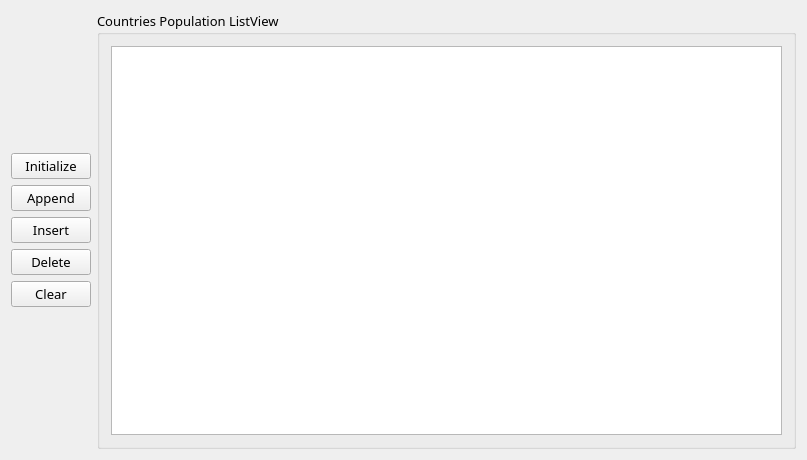
<?xml version="1.0" encoding="UTF-8"?>
<ui version="4.0">
 <class>QStingListModelDemo</class>
 <widget class="QWidget" name="QStingListModelDemo">
  <property name="geometry">
   <rect>
    <x>0</x>
    <y>0</y>
    <width>807</width>
    <height>460</height>
   </rect>
  </property>
  <property name="windowTitle">
   <string>QStingListModelDemo</string>
  </property>
  <layout class="QHBoxLayout" name="horizontalLayout_2">
   <item>
    <layout class="QVBoxLayout" name="verticalLayout_2">
     <item>
      <spacer name="verticalSpacer">
       <property name="orientation">
        <enum>Qt::Vertical</enum>
       </property>
       <property name="sizeHint" stdset="0">
        <size>
         <width>20</width>
         <height>40</height>
        </size>
       </property>
      </spacer>
     </item>
     <item>
      <layout class="QVBoxLayout" name="verticalLayout">
       <item>
        <widget class="QPushButton" name="btn_initialize">
         <property name="font">
          <font>
           <family>Microsoft JhengHei UI Light</family>
           <pointsize>10</pointsize>
          </font>
         </property>
         <property name="text">
          <string>Initialize</string>
         </property>
        </widget>
       </item>
       <item>
        <widget class="QPushButton" name="btn_append">
         <property name="font">
          <font>
           <family>Microsoft JhengHei UI Light</family>
           <pointsize>10</pointsize>
          </font>
         </property>
         <property name="text">
          <string>Append</string>
         </property>
        </widget>
       </item>
       <item>
        <widget class="QPushButton" name="btn_insert">
         <property name="font">
          <font>
           <family>Microsoft JhengHei UI Light</family>
           <pointsize>10</pointsize>
          </font>
         </property>
         <property name="text">
          <string>Insert</string>
         </property>
        </widget>
       </item>
       <item>
        <widget class="QPushButton" name="btn_delete">
         <property name="font">
          <font>
           <family>Microsoft JhengHei UI Light</family>
           <pointsize>10</pointsize>
          </font>
         </property>
         <property name="text">
          <string>Delete</string>
         </property>
        </widget>
       </item>
       <item>
        <widget class="QPushButton" name="btn_clear">
         <property name="font">
          <font>
           <family>Microsoft JhengHei UI Light</family>
           <pointsize>10</pointsize>
          </font>
         </property>
         <property name="text">
          <string>Clear</string>
         </property>
        </widget>
       </item>
      </layout>
     </item>
     <item>
      <spacer name="verticalSpacer_2">
       <property name="orientation">
        <enum>Qt::Vertical</enum>
       </property>
       <property name="sizeHint" stdset="0">
        <size>
         <width>20</width>
         <height>40</height>
        </size>
       </property>
      </spacer>
     </item>
    </layout>
   </item>
   <item>
    <widget class="QGroupBox" name="groupBox">
     <property name="font">
      <font>
       <family>Microsoft JhengHei UI Light</family>
       <pointsize>10</pointsize>
      </font>
     </property>
     <property name="title">
      <string>Countries Population ListView</string>
     </property>
     <layout class="QHBoxLayout" name="horizontalLayout">
      <item>
       <widget class="QListView" name="listView">
        <property name="font">
         <font>
          <family>Microsoft JhengHei UI Light</family>
          <pointsize>9</pointsize>
         </font>
        </property>
       </widget>
      </item>
     </layout>
    </widget>
   </item>
  </layout>
 </widget>
 <layoutdefault spacing="6" margin="11"/>
 <resources/>
 <connections/>
</ui>
